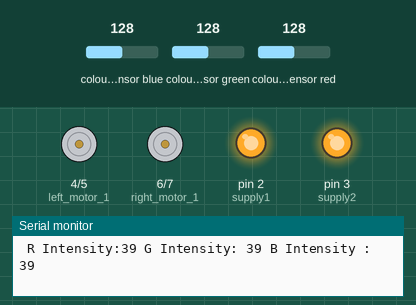
Recording of a sketch running on a simulated Arduino Uno, built with avr-gcc and run on an emulated ATmega328P. Parts: motor-driver pin pairs drawn as motors (green arrow = first pin HIGH = forward, orange = second pin HIGH = backward, longer = more drive), output pins drawn as LEDs (lit = HIGH), the last lines printed to the serial monitor. Wiring (inferred from the names in the program): TCS3200 colour sensor: output pin 10; S2 pin 12; S3 pin 11; S0 pin 8; S1 pin 9. The test bench sets the inputs (shaded band); at power-on: colour sensor blue 128, colour sensor green 128, colour sensor red 128. Pins used as bus, display or sensor lines are not drawn.

Above: at 1.2 s.
1.3 s: colour sensor blue set to 134
At 2.6 s:
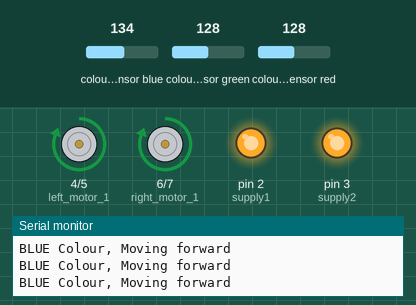
2.9 s: colour sensor green set to 191
At 4.0 s:
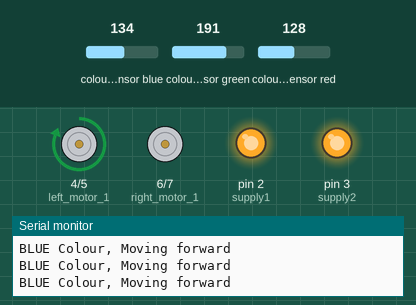
5.5 s: colour sensor red set to 184
8.5 s: colour sensor red set to 191
At 9.2 s:
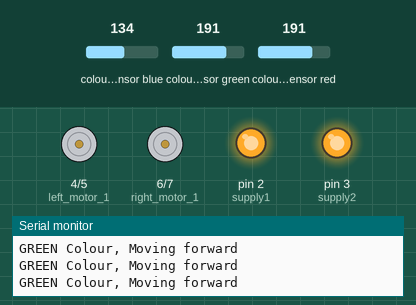
Timing chart, 0 to 11.5 s (numbered marks = the images above; inputs shaded):
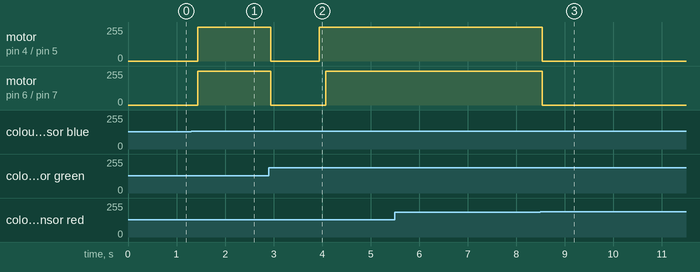

The sketch:

colourtrack.ino
```cpp
const int s0 = 8;
const int s1 = 9;
const int s2 = 12;
const int s3 = 11;
const int out = 10;
// LED pins connected to Arduino
//int redLed = 2;
//int greenLed = 3;
//int blueLed = 4;
// Variables
int red = 0;
int green = 0;
int blue = 0;

//Motor A
const int left_motor_1  = 4;    // when 1 > 2, forward
const int left_motor_2  = 5;    // when 2 > 1, reverse
//Motor B
const int right_motor_1  = 6;   // when 1 > 2, forward
const int right_motor_2  = 7;   // when 2 > 1, reverse

const int supply1 = 2; // extra supply
const int supply2 = 3; // extra supply

int count = 0;

void setup()
{
  Serial.begin(9600);
  pinMode(s0, OUTPUT);
  pinMode(s1, OUTPUT);
  pinMode(s2, OUTPUT);
  pinMode(s3, OUTPUT);
  pinMode(out, INPUT);
  digitalWrite(s0, HIGH);
  digitalWrite(s1, HIGH);
  pinMode(left_motor_1, OUTPUT);
    pinMode(left_motor_2, OUTPUT);
    pinMode(right_motor_1, OUTPUT);
    pinMode(right_motor_2, OUTPUT);
    pinMode(supply1, OUTPUT);
    digitalWrite(supply1, HIGH);
    pinMode(supply2, OUTPUT);
    digitalWrite(supply2, HIGH);
}

void loop()
{
  color();
  Serial.print(" R Intensity:");
  Serial.print(red, DEC);
  Serial.print(" G Intensity: ");
  Serial.print(green, DEC);
  Serial.print(" B Intensity : ");
  Serial.print(blue, DEC);
  //Serial.println();

  if (red < blue && red < green && red < 20)
  {
   Serial.println(" - (Red Color)");
   count = 1;
  }

  else if (blue < red && blue < green)
  {
   Serial.println(" - (Blue Color)");
   count = 2;
  }

 else if (green < red && green < blue)
  {
   Serial.println(" - (Green Color)");
   count = 3;
  }
  else
  {
  Serial.println();
  count = 0;
  }
  // delay(300);

  if (count == 1){
    while(red < blue && red < green && red < 20){
      color();
      Serial.println("RED Colour, Moving forward");
        digitalWrite(left_motor_1, HIGH); // left motor forward
        digitalWrite(left_motor_2, LOW);
        digitalWrite(right_motor_1, HIGH); // right motor forward
        digitalWrite(right_motor_2, LOW);
      }
      count = 0;
      digitalWrite(left_motor_1, LOW); // left motor stop
      digitalWrite(left_motor_2, LOW);
      digitalWrite(right_motor_1, LOW); // right motor stop
      digitalWrite(right_motor_2, LOW);
      delay(1000);

      // Move left and check
      digitalWrite(left_motor_1, LOW); // left motor stop
      digitalWrite(left_motor_2, LOW);
      digitalWrite(right_motor_1, HIGH); // right motor forward
      digitalWrite(right_motor_2, LOW);
      delay(100);


    }
   else if(count == 2){
    while(blue < red && blue < green){
      color();
      Serial.println("BLUE Colour, Moving forward");
        digitalWrite(left_motor_1, HIGH); // left motor forward
        digitalWrite(left_motor_2, LOW);
        digitalWrite(right_motor_1, HIGH); // right motor forward
        digitalWrite(right_motor_2, LOW);
      }
      count = 0;
      digitalWrite(left_motor_1, LOW); // left motor stop
      digitalWrite(left_motor_2, LOW);
      digitalWrite(right_motor_1, LOW); // right motor stop
      digitalWrite(right_motor_2, LOW);
      delay(1000);

      // Move right and check
      digitalWrite(left_motor_1, HIGH); // left motor stop
      digitalWrite(left_motor_2, LOW);
      digitalWrite(right_motor_1, LOW); // right motor forward
      digitalWrite(right_motor_2, LOW);
      delay(100);
    }
    else if(count == 3){
    while(green < red && green < blue){
      color();
      Serial.println("GREEN Colour, Moving forward");
        digitalWrite(left_motor_1, HIGH); // left motor forward
        digitalWrite(left_motor_2, LOW);
        digitalWrite(right_motor_1, HIGH); // right motor forward
        digitalWrite(right_motor_2, LOW);
      }
      count = 0;
      digitalWrite(left_motor_1, LOW); // left motor stop
      digitalWrite(left_motor_2, LOW);
      digitalWrite(right_motor_1, LOW); // right motor stop
      digitalWrite(right_motor_2, LOW);
      delay(1000);
    }
    else{
      digitalWrite(left_motor_1, LOW); // left motor stop
      digitalWrite(left_motor_2, LOW);
      digitalWrite(right_motor_1, LOW); // right motor stop
      digitalWrite(right_motor_2, LOW);
      }
 }

void color()
{
  digitalWrite(s2, LOW);
  digitalWrite(s3, LOW);
  //count OUT, pRed, RED
  red = pulseIn(out, digitalRead(out) == HIGH ? LOW : HIGH);
  digitalWrite(s3, HIGH);
  //count OUT, pBLUE, BLUE
  blue = pulseIn(out, digitalRead(out) == HIGH ? LOW : HIGH);
  digitalWrite(s2, HIGH);
  //count OUT, pGreen, GREEN
  green = pulseIn(out, digitalRead(out) == HIGH ? LOW : HIGH);
}
```

Measured:
- the behaviour switches between 131 and 132 on colour sensor blue (found by bisection; images 0 and 1)
- the behaviour switches between 186 and 187 on colour sensor red (found by bisection; images 2 and 3)
- after the input at 1.3 s, motor on pin 4 (left_motor_1) / pin 5 (left_motor_2), motor on pin 6 (right_motor_1) / pin 7 (right_motor_2): stopped → forward 255/255 after 0.13 s
- after the input at 2.9 s, motor on pin 4 (left_motor_1) / pin 5 (left_motor_2): forward 255/255 → stopped at once, → forward 255/255 1.0 s later; motor on pin 6 (right_motor_1) / pin 7 (right_motor_2): forward 255/255 → stopped at once, → forward 255/255 1.1 s later
- after the input at 8.5 s, motor on pin 4 (left_motor_1) / pin 5 (left_motor_2), motor on pin 6 (right_motor_1) / pin 7 (right_motor_2): forward 255/255 → stopped at once
